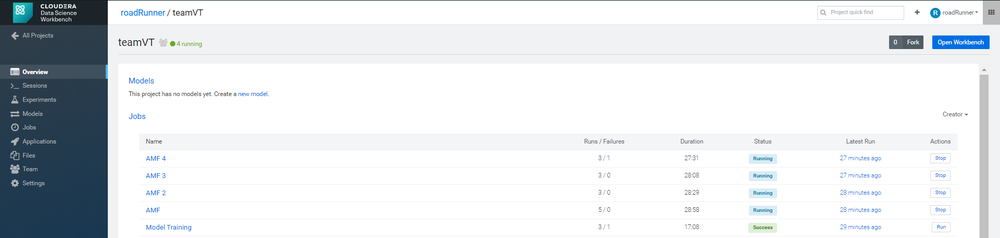
#> input picture report_imgs/Cloudera.PNG, 1000 x 238 px, shrunk from 1920 x 456 before the run
$ python -i canny_edge.py   (imports and definitions only)
#> lines starting #> are read from the running program, lines starting #| are printed output that depends on the picture; after the words box and inside, x2 and y2 are one past the last pixel; in counts of white or black regions, pixels touching at a corner belong together
import math
import cv2 as cv
import numpy as np
from scipy.ndimage.filters import convolve
from scipy import ndimage
from matplotlib import pyplot as plt
import matplotlib.image as mpimg


def get_sobel_kernel(im):
    """Takes in smoothed images then do matrix multiplication with Sobel kernel to get the gradient magnitude and angle

    Parameters
    ----------
    im
        input image

    Returns
    -------
    gradient
        gradient magnitude of sobel filter
    theta
        the angle of sobel filter
    """
    kernel_x = np.array([[-1, 0, 1], [-2, 0, 2], [-1, 0, 1]], np.float32)
    kernel_y = np.array([[1, 2, 1], [0, 0, 0], [-1, -2, -1]], np.float32)

    image_x = ndimage.filters.convolve(im, kernel_x)
    image_y = ndimage.filters.convolve(im, kernel_y)

    gradient = np.hypot(image_x, image_y)
    gradient = gradient / gradient.max() * 255
    theta = np.arctan2(image_y, image_x)

    return (gradient, theta)

def non_max_supression(grad_im, theta):
    """Goes thru all points on the gradient intensity matrix to finds the pixels with the max value in the edge directions

    Parameters
    ----------
    grad_im
        gradient magnitude from sobel filter
    theta
        angle from sobel filter

    Returns
    -------
    out_im
        output image
    """
    row, col = grad_im.shape # M, N
    out_im = np.zeros((row, col), dtype=np.int32)
    angle = theta*180. / np.pi
    angle[angle < 0] += 180

    for i in range(1,row-1):
        for j in range(1,col-1):
            q = 255
            r = 255

            # for angle 0
            if (0 <= angle[i,j] < 22.5) or (157.5 <= angle[i,j] <= 180):
                q = grad_im[i, j+1]
                r = grad_im[i, j-1]
            # for angle 45
            elif (22.5 <= angle[i,j] < 67.5):
                q = grad_im[i+1, j-1]
                r = grad_im[i-1, j+1]
            # for angle 90
            elif (67.5 <= angle[i,j] < 112.5):
                q = grad_im[i+1, j]
                r = grad_im[i-1, j]
            # for angle 135
            elif (112.5 <= angle[i,j] < 157.5):
                q = grad_im[i-1, j-1]
                r = grad_im[i+1, j+1]

            if (grad_im[i,j] >= q) and (grad_im[i,j] >= r):
                out_im[i,j] = grad_im[i,j]
            else:
                out_im[i,j] = 0
    return out_im

def double_threshold(im, ltr, htr):
    """Double threshold aim to identify strong, weak, and non-relevant pixels

    Parameters
    ----------
    im
        input image
    ltr
        low threshold ratio
    htr
        high threshold ratio

    Returns
    -------
    weak
        weak pixel that has intensity value that is not enough to be considered strong ones, but not non-relevant
    strong
        pixel with very high intensity
    res
        non-relevant pixel, not high, not low
    """
    high_thres = im.max() * htr
    low_thres = high_thres * ltr

    row, col = im.shape
    res = np.zeros((row,col), dtype=np.int32)

    weak = np.int32(25)
    strong = np.int32(255)

    strong_i, strong_j = np.where(im >= high_thres)
    zeros_i, zeros_j = np.where(im < low_thres)

    weak_i, weak_j = np.where((im <= high_thres) & (im >= low_thres))

    res[strong_i, strong_j] = strong
    res[weak_i, weak_j] = weak

    return (res, weak, strong)

def hysteresis(im, weak, strong=255):
    """Transforms weak pixel into strong ones if at least 1 pixel around the one being processed is a strong one

    Parameters
    ----------
    im
        input image
    weak
        weak pixel that has intensity value that is not enough to be considered strong ones, but not non-relevant
    strong
        pixel with very high intensity

    Returns
    -------
    im
        output result image
    """
    row, col = im.shape

    for i in range(1, row-1):
        for j in range(1, col-1):
            if (im[i,j] == weak):
                if ((im[i+1, j-1] == strong) or (im[i+1, j] == strong) or (im[i+1, j+1] == strong)
                    or (im[i, j-1] == strong) or (im[i, j+1] == strong)
                    or (im[i-1, j-1] == strong) or (im[i-1, j] == strong) or (im[i-1, j+1] == strong)):
                    im[i, j] = strong
                else:
                   im[i, j] = 0
    return im

def rgb2gray(rgb):
    """Transform 3 colors channels image to grayscale

    Parameters
    ----------
    rgb
        input image rgb

    Returns
    -------
    np.dot
        grayscale image
    """
    return np.dot(rgb[...,:3], [0.2989, 0.5870, 0.1140])

def canny(origin_img):
    """Applies Canny Edge Detection Steps

    Parameters
    ----------
    origin_img
        input original image

    Returns
    -------
    im_final
        final output edge-detected image
    """
    origin_img = rgb2gray(origin_img)

    origin_img = origin_img/255.0

    # blur image with Gaussian filter with sigma = 2,8,16
    filtered_im1 = cv.GaussianBlur(origin_img, (0,0), 2)
    filtered_im2 = cv.GaussianBlur(origin_img, (0,0), 8)
    filtered_im3 = cv.GaussianBlur(origin_img, (0,0), 16)


    # apply Canny edge detectors with the scales you choose to detect edges
    grad_mag1, angle1 = get_sobel_kernel(filtered_im1)
    grad_mag2, angle2 = get_sobel_kernel(filtered_im2)
    grad_mag3, angle3 = get_sobel_kernel(filtered_im3)

    # apply non-max-suppression
    im_nms1 = non_max_supression(grad_mag1, angle1)
    im_nms2 = non_max_supression(grad_mag2, angle2)
    im_nms3 = non_max_supression(grad_mag3, angle3)

    im_thres1, weak1, strong1 = double_threshold(im_nms1, ltr=0.07, htr=0.19)
    im_thres2, weak2, strong2 = double_threshold(im_nms2, ltr=0.07, htr=0.19)
    im_thres3, weak3, strong3 = double_threshold(im_nms3, ltr=0.07, htr=0.19)

    im_hys1 = hysteresis(im_thres1, weak1, strong1)
    im_hys2 = hysteresis(im_thres2, weak2, strong2)
    im_hys3 = hysteresis(im_thres3, weak3, strong3)

    im_final = im_hys1 + im_hys2 + im_hys3

    im_final = im_final/3.0

    # convert two 3 dim
    if (im_final.ndim == 2):
      im_final = np.expand_dims(im_final, axis = 2)

    return im_final

>>> import cv2
>>> picture = cv2.cvtColor(cv2.imread('../../report_imgs/Cloudera.PNG'), cv2.COLOR_BGR2RGB)
>>> result = canny(picture)
#> after the loop in non_max_supression, `for i in range(1,row-1):`: out_im: shape (238, 1000) int32; 208 distinct labels, from 0 to 255
#> after the loop in non_max_supression (call 2), `for i in range(1,row-1):`:
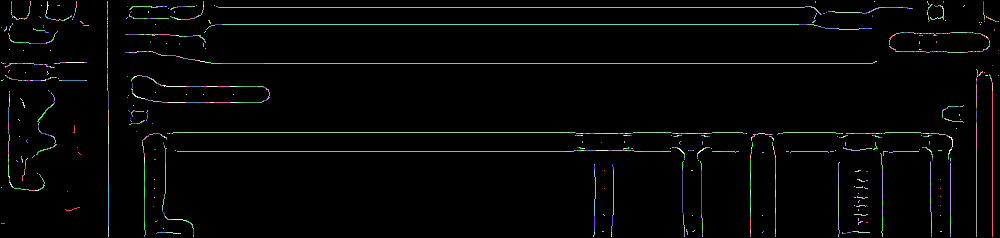
#> out_im: shape (238, 1000) int32; 170 distinct labels, from 0 to 255; one colour per label, 0 black
#> after the loop in non_max_supression (call 3), `for i in range(1,row-1):`:
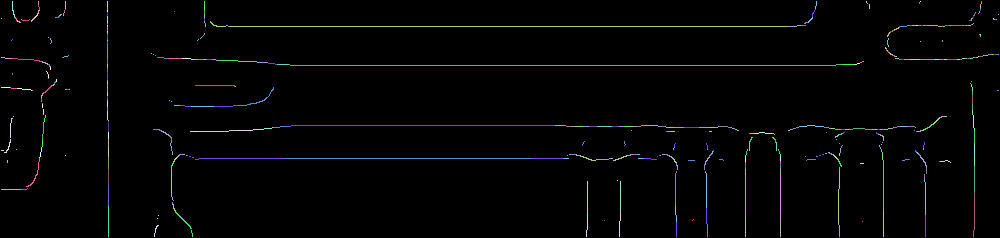
#> out_im: shape (238, 1000) int32; 108 distinct labels, from 0 to 254; one colour per label, 0 black
#> in double_threshold, `high_thres = im.max() * htr`: high_thres = 48.45
#> in double_threshold, `low_thres = high_thres * ltr`: low_thres = 3.39
#> in double_threshold, `strong_i, strong_j = np.where(im >= high_thres)`: strong_i = 3252 values from 1 to 236; strong_j = 3252 values, max 998 at index 591, min 10 at index 1123, mean 441.3
#> in double_threshold, `weak_i, weak_j = np.where((im <= high_thres) & (im >= low_thres))`: weak_i = 8369 values from 2 to 236; weak_j = 8369 values, max 998 at index 877, min 1 at index 2088, mean 534.5
#> in canny, `im_thres1, weak1, strong1 = double_threshold(im_nms1, ltr=0.07, htr=0...`:
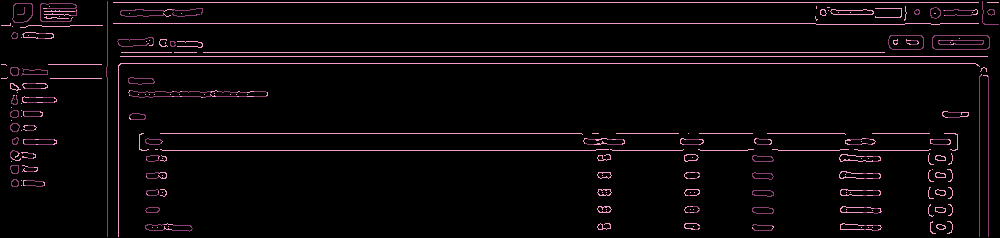
#> im_thres1: shape (238, 1000) int32; 3 distinct labels, from 0 to 255; one colour per label, 0 black
#> in canny, `im_thres1, weak1, strong1 = double_threshold(im_nms1, ltr=0.07, htr=0...`: weak1 = 25; strong1 = 255
#> in canny, `im_thres2, weak2, strong2 = double_threshold(im_nms2, ltr=0.07, htr=0...`:
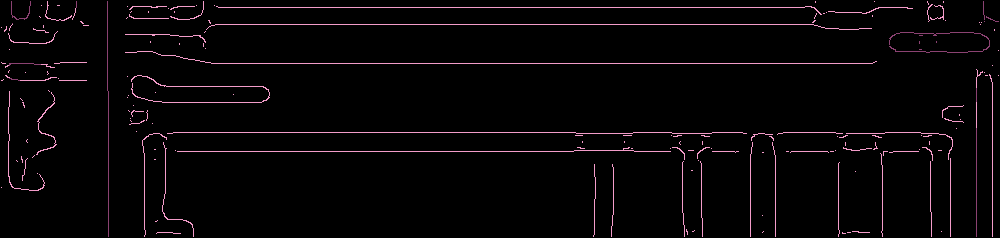
#> im_thres2: shape (238, 1000) int32; 3 distinct labels, from 0 to 255; one colour per label, 0 black
#> in canny, `im_thres2, weak2, strong2 = double_threshold(im_nms2, ltr=0.07, htr=0...`: weak2 = 25; strong2 = 255
#> in canny, `im_thres3, weak3, strong3 = double_threshold(im_nms3, ltr=0.07, htr=0...`:
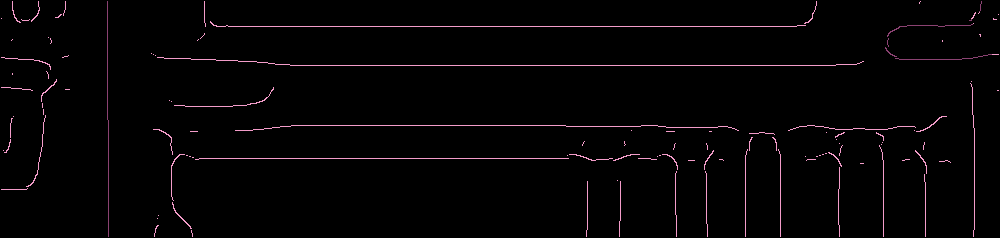
#> im_thres3: shape (238, 1000) int32; 3 distinct labels, from 0 to 255; one colour per label, 0 black
#> in canny, `im_thres3, weak3, strong3 = double_threshold(im_nms3, ltr=0.07, htr=0...`: weak3 = 25; strong3 = 255
#> after the loop in hysteresis, `for i in range(1, row-1):`:
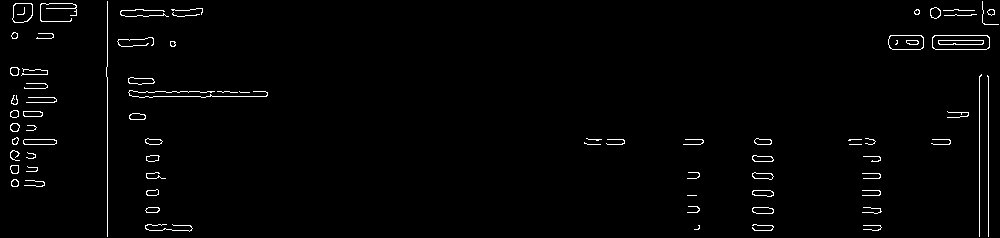
#> im: shape (238, 1000) int32; 1.6% white in thin lines or dots
#> after the loop in hysteresis (call 2), `for i in range(1, row-1):`: im: shape (238, 1000) int32; 0.36% white in thin lines or dots
#> after the loop in hysteresis (call 3), `for i in range(1, row-1):`: im: shape (238, 1000) int32; 0.2% white in thin lines or dots, all inside (x1, y1, x2, y2) = (107, 1, 999, 237)
#> in canny, `im_final = im_hys1 + im_hys2 + im_hys3`:
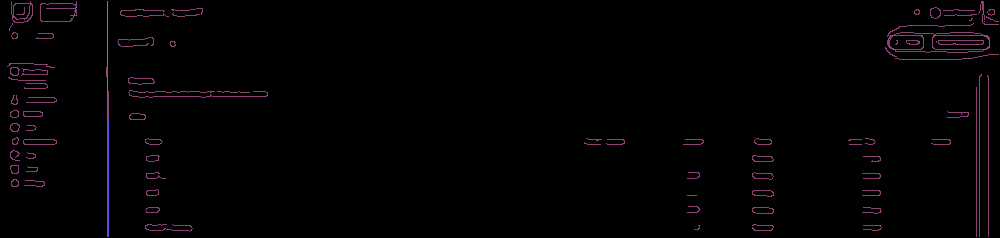
#> im_final: shape (238, 1000) int32; 4 distinct labels, from 0 to 765; one colour per label, 0 black
